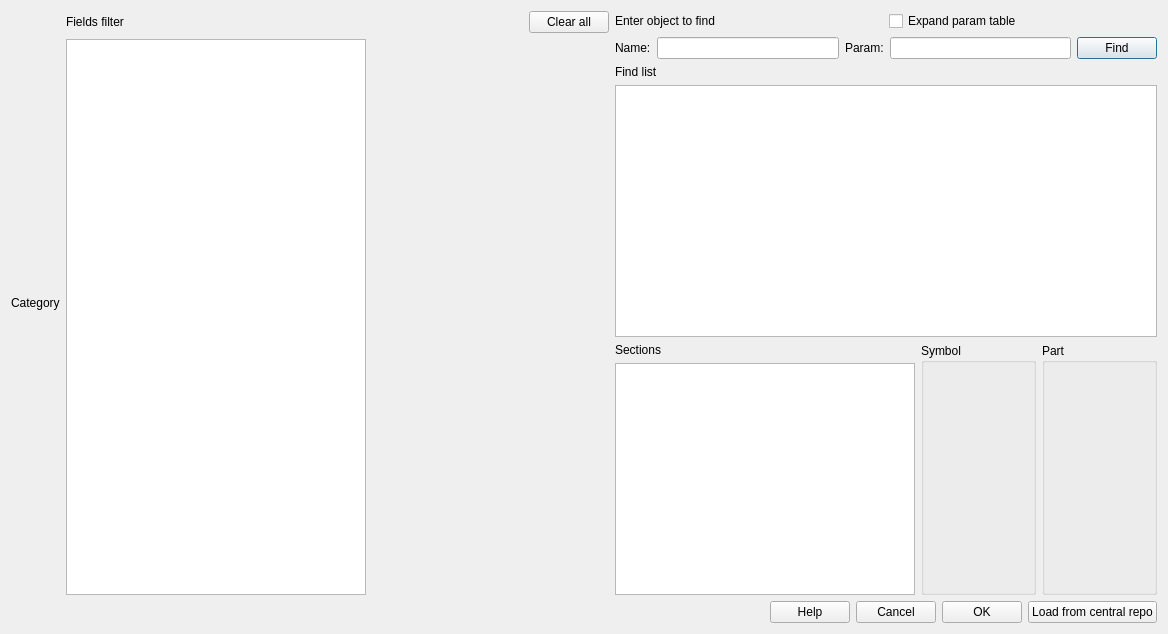
<?xml version="1.0" encoding="UTF-8"?>
<ui version="4.0">
 <class>SdDGetObject</class>
 <widget class="QDialog" name="SdDGetObject">
  <property name="geometry">
   <rect>
    <x>0</x>
    <y>0</y>
    <width>1168</width>
    <height>634</height>
   </rect>
  </property>
  <property name="windowTitle">
   <string>Library object finder</string>
  </property>
  <layout class="QVBoxLayout" name="verticalLayout_4">
   <item>
    <layout class="QHBoxLayout" name="horizontalLayout_6">
     <item>
      <layout class="QVBoxLayout" name="mCategoryBox">
       <item>
        <layout class="QHBoxLayout" name="horizontalLayout_7">
         <item>
          <widget class="QLabel" name="label_5">
           <property name="text">
            <string>Category</string>
           </property>
          </widget>
         </item>
        </layout>
       </item>
      </layout>
     </item>
     <item>
      <layout class="QVBoxLayout" name="verticalLayout_3">
       <item>
        <layout class="QHBoxLayout" name="horizontalLayout_5">
         <item>
          <widget class="QLabel" name="label_3">
           <property name="maximumSize">
            <size>
             <width>300</width>
             <height>16777215</height>
            </size>
           </property>
           <property name="text">
            <string>Fields filter</string>
           </property>
          </widget>
         </item>
         <item>
          <spacer name="horizontalSpacer_2">
           <property name="orientation">
            <enum>Qt::Horizontal</enum>
           </property>
           <property name="sizeHint" stdset="0">
            <size>
             <width>40</width>
             <height>20</height>
            </size>
           </property>
          </spacer>
         </item>
         <item>
          <widget class="QPushButton" name="mClearFields">
           <property name="text">
            <string>Clear all</string>
           </property>
          </widget>
         </item>
        </layout>
       </item>
       <item>
        <widget class="QTableWidget" name="mFieldsBox">
         <property name="maximumSize">
          <size>
           <width>300</width>
           <height>16777215</height>
          </size>
         </property>
        </widget>
       </item>
      </layout>
     </item>
     <item>
      <layout class="QVBoxLayout" name="verticalLayout_2">
       <item>
        <layout class="QHBoxLayout" name="horizontalLayout_4">
         <item>
          <widget class="QLabel" name="label">
           <property name="text">
            <string>Enter object to find</string>
           </property>
          </widget>
         </item>
         <item>
          <widget class="QCheckBox" name="mTitleOnlyFiltr">
           <property name="text">
            <string>Expand param table</string>
           </property>
          </widget>
         </item>
        </layout>
       </item>
       <item>
        <layout class="QHBoxLayout" name="horizontalLayout_2">
         <item>
          <widget class="QLabel" name="label_6">
           <property name="text">
            <string>Name:</string>
           </property>
          </widget>
         </item>
         <item>
          <widget class="QLineEdit" name="mNameFilter">
           <property name="toolTip">
            <string>Name filter. Match all text fragment delimited by space.</string>
           </property>
          </widget>
         </item>
         <item>
          <widget class="QLabel" name="label_7">
           <property name="text">
            <string>Param:</string>
           </property>
          </widget>
         </item>
         <item>
          <widget class="QLineEdit" name="mParamFilter"/>
         </item>
         <item>
          <widget class="QPushButton" name="mFindButton">
           <property name="maximumSize">
            <size>
             <width>100</width>
             <height>16777215</height>
            </size>
           </property>
           <property name="text">
            <string>Find</string>
           </property>
           <property name="default">
            <bool>true</bool>
           </property>
          </widget>
         </item>
        </layout>
       </item>
       <item>
        <widget class="QLabel" name="label_2">
         <property name="text">
          <string>Find list</string>
         </property>
        </widget>
       </item>
       <item>
        <widget class="QTableWidget" name="mTable">
         <property name="toolTip">
          <string>&lt;html&gt;&lt;head/&gt;&lt;body&gt;&lt;p&gt;Table with elements matched to filters.&lt;/p&gt;&lt;/body&gt;&lt;/html&gt;</string>
         </property>
        </widget>
       </item>
       <item>
        <layout class="QHBoxLayout" name="horizontalLayout">
         <item>
          <layout class="QVBoxLayout" name="verticalLayout">
           <item>
            <widget class="QLabel" name="label_4">
             <property name="maximumSize">
              <size>
               <width>200</width>
               <height>16777215</height>
              </size>
             </property>
             <property name="text">
              <string>Sections</string>
             </property>
            </widget>
           </item>
           <item>
            <widget class="QListWidget" name="mSections">
             <property name="maximumSize">
              <size>
               <width>300</width>
               <height>16777215</height>
              </size>
             </property>
            </widget>
           </item>
          </layout>
         </item>
         <item>
          <widget class="QGroupBox" name="mSymbolBox">
           <property name="title">
            <string>Symbol</string>
           </property>
          </widget>
         </item>
         <item>
          <widget class="QGroupBox" name="mPartBox">
           <property name="title">
            <string>Part</string>
           </property>
          </widget>
         </item>
        </layout>
       </item>
      </layout>
     </item>
    </layout>
   </item>
   <item>
    <layout class="QHBoxLayout" name="horizontalLayout_3">
     <item>
      <spacer name="horizontalSpacer">
       <property name="orientation">
        <enum>Qt::Horizontal</enum>
       </property>
       <property name="sizeHint" stdset="0">
        <size>
         <width>40</width>
         <height>20</height>
        </size>
       </property>
      </spacer>
     </item>
     <item>
      <widget class="QPushButton" name="mHelp">
       <property name="text">
        <string>Help</string>
       </property>
      </widget>
     </item>
     <item>
      <widget class="QPushButton" name="mReject">
       <property name="text">
        <string>Cancel</string>
       </property>
      </widget>
     </item>
     <item>
      <widget class="QPushButton" name="mAccept">
       <property name="text">
        <string>OK</string>
       </property>
      </widget>
     </item>
     <item>
      <widget class="QPushButton" name="mLoadFromCentral">
       <property name="text">
        <string>Load from central repo</string>
       </property>
      </widget>
     </item>
    </layout>
   </item>
  </layout>
 </widget>
 <resources/>
 <connections/>
</ui>
